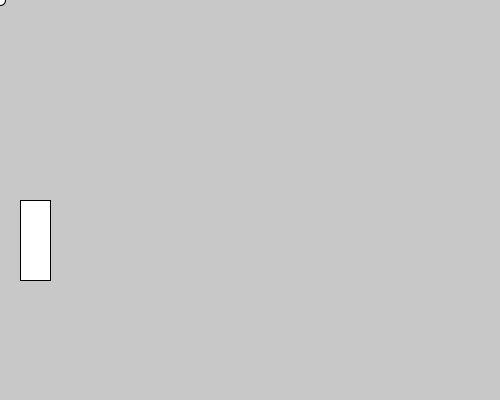
Frame 1 (no input)
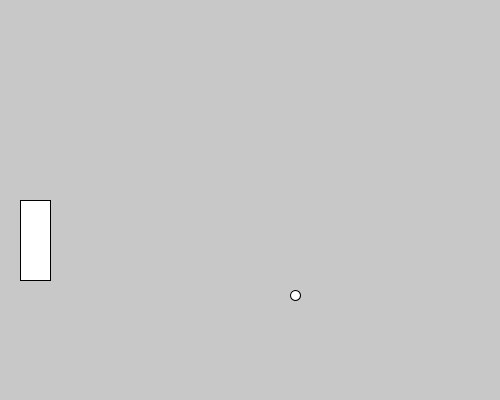
Frame 60 (the mouse pressed at the canvas centre just before this capture)
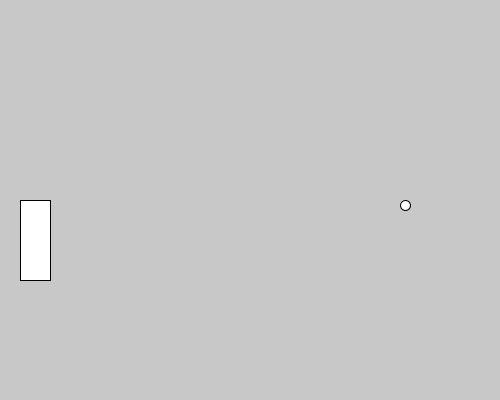
Frame 120 (the mouse held since frame 60 and released just before this capture)

The Processing sketch that drew these frames (run headless with seeded random() and noise(); from frame 60 on, the mouse is pressed at the canvas centre):

// Processing sketch: PongGame
// ── PongGame.pde
//Global variables
int x; //ball x position
int deltaX = 5; //ball x direction is right, step 5
int y; // ball y position
int deltaY= 5; //ball y direction is 
int rectX, rectY, rectW, rectH, rectS; //bat 

void setup() //runs once at start 
{
size(500,400); 
// bat variables
rectX = 20;
rectY = height/2;
rectW = 30 ;
rectH = 80;
rectS = 20;
}

void keyPressed()
{
  if ( (keyCode==UP) && (rectY >=0))
  {
    rectY=rectY-5;
  }
  if ((keyCode==DOWN) && (rectY<=height-rectH))
  {
    rectY=rectY+5;
  }
}
//the bat
void drawrect ()
{
rect(rectX,rectY,rectW,rectH);

}


void updateBall()
{
//draw and update ball position
ellipse(x,y,10,10);
x = x + deltaX; //move ball x right
y = y + deltaY; // move ball x right

//Collision Detection
//collide in x
if (x>=width)
  deltaX = -deltaX; //reverse x direction
  
  //collide y direction
  if(y>=height||y<=0)
  deltaY=-deltaY;
  
  if ( x==rectX + rectW && y>=rectY && y<rectH + rectY)
  {
    deltaX = -deltaX;
  }
}


//bouncing ball code
void draw() //runs repeatedly 
{
background(200); //clear screen RGB = 200 (grey)
updateBall();
 
drawrect();
}
